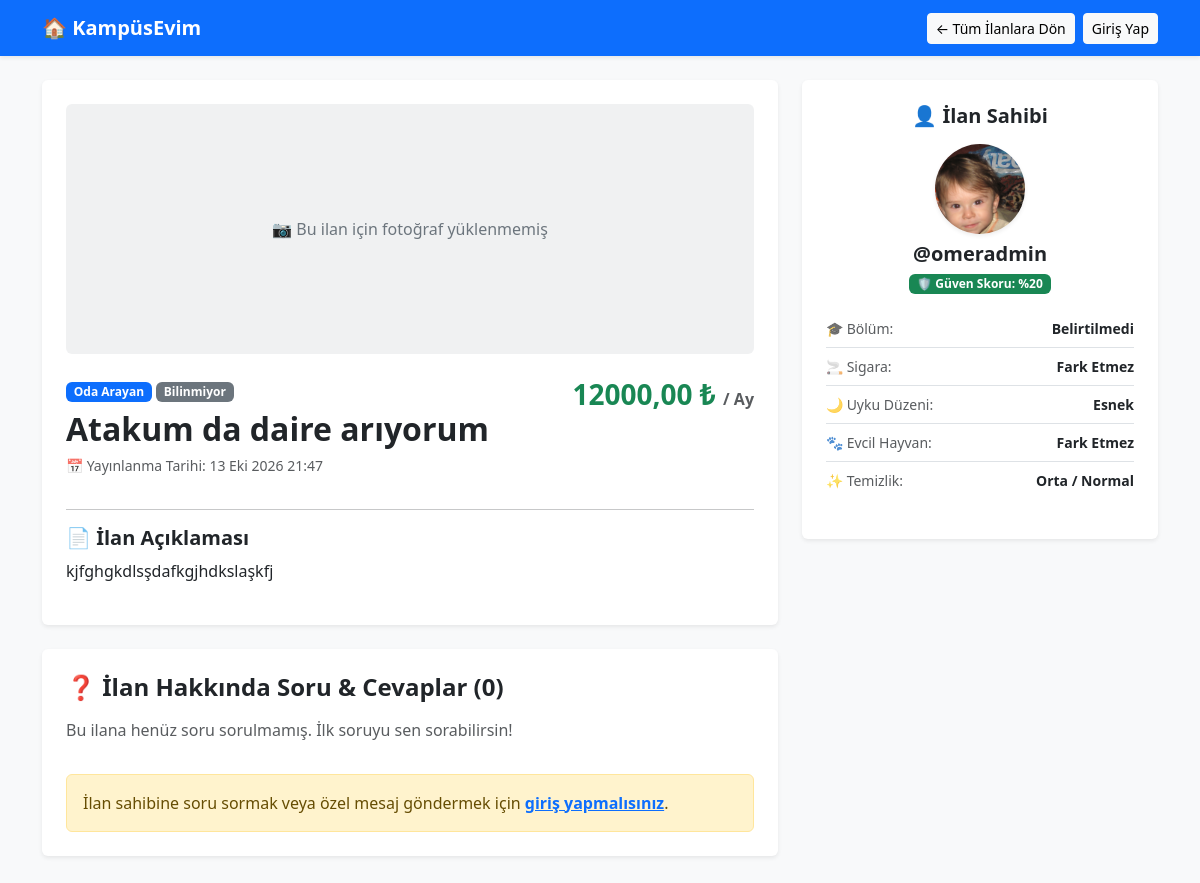
/ilan-detay/1/, run on the app's committed database.
### core/models.py (models this page shows, shortened)
class Ilan(models.Model):
    ILAN_TURLERI = (
        ('Oda Arayan', 'Oda Arayan'),
        ('Ev Arkadaşı Arayan', 'Ev Arkadaşı Arayan'),
    )
    kullanici = models.ForeignKey(Kullanici, on_delete=models.CASCADE)
    baslik = models.CharField(max_length=100)
    aciklama = models.TextField()
    ilan_turu = models.CharField(max_length=50, choices=ILAN_TURLERI)
    fiyat = models.DecimalField(max_digits=10, decimal_places=2)
    oda_sayisi = models.CharField(max_length=20)
    ilan_resmi = models.ImageField(upload_to='ilan_resimleri/', blank=True, null=True, verbose_name="İlan Görseli")
    olusturulma_tarihi = models.DateTimeField(auto_now_add=True)
    is_active = models.BooleanField(default=True)

class KullaniciProfili(models.Model):
    SIGARA_SECENEKLERI = (('Evet', 'Evet'), ('Hayır', 'Hayır'), ('Fark Etmez', 'Fark Etmez'))
    UYKU_SECENEKLERI = (('Erken Yatarım', 'Erken Yatarım'), ('Gece Kuşuyum', 'Gece Kuşuyum'), ('Esnek', 'Esnek'))
    EVCIL_SECENEKLERI = (('Var / Severim', 'Var / Severim'), ('İstemiyorum', 'İstemiyorum'), ('Fark Etmez', 'Fark Etmez'))
    TEMIZLIK_SECENEKLERI = (('Çok Titizim', 'Çok Titizim'), ('Orta / Normal', 'Orta / Normal'), ('Rahatım', 'Rahatım'))
    kullanici = models.OneToOneField(Kullanici, on_delete=models.CASCADE, related_name='profil')
    telefon_numarasi = models.CharField(max_length=15, blank=True, null=True)
    profil_resmi = models.ImageField(upload_to='profil_resimleri/', default='profil_resimleri/default.png', blank=True, null=True)
    bolum = models.CharField(max_length=100, blank=True, null=True, verbose_name="Okuduğunuz Bölüm")
    sigara_kullanimi = models.CharField(max_length=20, choices=SIGARA_SECENEKLERI, default='Fark Etmez')
    uyku_duzeni = models.CharField(max_length=20, choices=UYKU_SECENEKLERI, default='Esnek')
    evcil_hayvan = models.CharField(max_length=20, choices=EVCIL_SECENEKLERI, default='Fark Etmez')
    temizlik_aliskanligi = models.CharField(max_length=20, choices=TEMIZLIK_SECENEKLERI, default='Orta / Normal')
    @property
    def guven_skoru(self):
        skor = 0
        if self.kullanici.email and self.kullanici.email.endswith('.edu.tr'):
            skor += 40
        try:
            if hasattr(self.kullanici, 'sicilbelgesi') and self.kullanici.sicilbelgesi.dosya:
                skor += 40
        except:
            pass
        if self.profil_resmi and 'default.png' not in self.profil_resmi.name:
            skor += 10
        if self.telefon_numarasi:
            skor += 10
        return skor

class Kullanici(AbstractUser):
    dogrulama_kodu = models.CharField(max_length=6, blank=True, null=True)
    eposta_dogrulandi = models.BooleanField(default=False)

### core/views.py (the view)
# urls.py: path('ilan-detay/<int:id>/', views.ilan_detay, name='ilan_detay'),
def ilan_detay(request, id):
    ilan = get_object_or_404(Ilan, id=id)
    sorular = ilan.sorular.all().order_by('-olusturulma_tarihi')
    ilan_sahibi_profili, _ = KullaniciProfili.objects.get_or_create(kullanici=ilan.kullanici)
    eslesme_puani = None
    if request.user.is_authenticated and request.user != ilan.kullanici:
        kullanici_profili, _ = KullaniciProfili.objects.get_or_create(kullanici=request.user)
        eslesme_puani = kullanici_profili.eslesme_puani_hesapla(ilan_sahibi_profili)
    if request.method == 'POST' and request.user.is_authenticated:
        if 'soru_gonder' in request.POST:
            soru_form = IlanSoruForm(request.POST)
            if soru_form.is_valid():
                yeni_soru = soru_form.save(commit=False)
                yeni_soru.ilan = ilan
                yeni_soru.soran = request.user
                yeni_soru.save()
                messages.success(request, "✅ Sorunuz ilan sahibine iletildi.")
                return redirect('ilan_detay', id=ilan.id)
        elif 'cevap_gonder' in request.POST and request.user == ilan.kullanici:
            soru_id = request.POST.get('soru_id')
            cevap_metni = request.POST.get('cevap_metni')
            soru_obj = get_object_or_404(IlanSoru, id=soru_id, ilan=ilan)
            soru_obj.cevap_metni = cevap_metni
            soru_obj.save()
            messages.success(request, "✅ Cevabınız yayınlandı.")
            return redirect('ilan_detay', id=ilan.id)
    else:
        soru_form = IlanSoruForm()
    context = {
        'ilan': ilan,
        'sorular': sorular,
        'soru_form': soru_form,
        'eslesme_puani': eslesme_puani,
        'ilan_sahibi_profili': ilan_sahibi_profili
    }
    return render(request, 'core/ilan_detay.html', context)

### core/templates/core/ilan_detay.html (shortened to what this page needs)
<!DOCTYPE html>
<html lang="tr">
<head>
    <link href="https://cdn.jsdelivr.net/npm/bootstrap@5.3.0/dist/css/bootstrap.min.css" rel="stylesheet">
</head>
<body class="bg-light">
    <nav class="navbar navbar-expand-lg navbar-dark bg-primary shadow-sm mb-4">
        <div class="container">
            <a class="navbar-brand fw-bold" href="{% url 'ana_sayfa' %}">🏠 KampüsEvim</a>
            <div class="d-flex gap-2">
                <a href="{% url 'ilanlar' %}" class="btn btn-light btn-sm">← Tüm İlanlara Dön</a>
                {% if request.user.is_authenticated %}
                    <a href="{% url 'mesajlar_kutusu' %}" class="btn btn-info btn-sm text-white">💬 Mesajlarım</a>
                    <a href="{% url 'profil' %}" class="btn btn-outline-light btn-sm">Profilim</a>
                {% else %}
                    <a href="{% url 'giris_yap' %}" class="btn btn-light btn-sm">Giriş Yap</a>
                {% endif %}
            </div>
        </div>
    </nav>
    <div class="container pb-5">
        <div class="row g-4">
            <div class="col-lg-8">
                <div class="card shadow-sm border-0 p-4 mb-4">
                    {% if ilan.ilan_resmi %}
                        <img src="{{ ilan.ilan_resmi.url }}" alt="{{ ilan.baslik }}" class="img-fluid rounded mb-4 shadow-sm" style="max-height: 450px; width: 100%; object-fit: cover;">
                    {% else %}
                        <div class="bg-secondary bg-opacity-10 text-secondary rounded d-flex align-items-center justify-content-center mb-4" style="height: 250px;">
                            <span>📷 Bu ilan için fotoğraf yüklenmemiş</span>
                        </div>
                    {% endif %}
                    <div class="d-flex justify-content-between align-items-start mb-3">
                        <div>
                            <span class="badge bg-primary mb-2">{{ ilan.ilan_turu }}</span>
                            <span class="badge bg-secondary mb-2">{{ ilan.oda_sayisi }}</span>
                            <h2 class="fw-bold mb-1">{{ ilan.baslik }}</h2>
                            <small class="text-muted">📅 Yayınlanma Tarihi: {{ ilan.olusturulma_tarihi|date:"d M Y H:i" }}</small>
                        </div>
                        <div class="text-end">
                            <h3 class="text-success fw-bold mb-0">{{ ilan.fiyat }} ₺ <small class="fs-6 text-muted">/ Ay</small></h3>
                        </div>
                    </div>
                    <hr>
                    <h5 class="fw-bold">📄 İlan Açıklaması</h5>
                    <p style="white-space: pre-line; line-height: 1.7;">{{ ilan.aciklama }}</p>
                </div>
                <div class="card shadow-sm border-0 p-4">
                    <h4 class="fw-bold mb-3">❓ İlan Hakkında Soru & Cevaplar ({{ sorular.count }})</h4>
                    {% for s in sorular %}
                        <div class="border rounded p-3 mb-3 bg-light">
                            <div class="d-flex justify-content-between">
                                <strong class="text-primary">@{{ s.soran.username }} sordu:</strong>
                                <small class="text-muted">{{ s.olusturulma_tarihi|date:"d M Y H:i" }}</small>
                            </div>
                            <p class="mb-2 mt-1">{{ s.soru_metni }}</p>
                            {% if s.cevap_metni %}
                                <div class="mt-2 p-3 bg-white rounded border-start border-4 border-success">
                                    <strong class="text-success">🏠 İlan Sahibinin Cevabı (@{{ ilan.kullanici.username }}):</strong>
                                    <p class="mb-0 mt-1">{{ s.cevap_metni }}</p>
                                </div>
                            {% elif request.user == ilan.kullanici %}
                                <form method="POST" class="mt-2">
                                    {% csrf_token %}
                                    <input type="hidden" name="soru_id" value="{{ s.id }}">
                                    <div class="input-group">
                                        <input type="text" name="cevap_metni" class="form-control" placeholder="Bu soruya cevap yazın..." required>
                                        <button type="submit" name="cevap_gonder" class="btn btn-success">Cevapla</button>
                                    </div>
                                </form>
                            {% else %}
                                <small class="text-muted fst-italic">⏳ İlan sahibinin cevabı bekleniyor...</small>
                            {% endif %}
                        </div>
                    {% empty %}
                        <p class="text-muted">Bu ilana henüz soru sorulmamış. İlk soruyu sen sorabilirsin!</p>
                    {% endfor %}
                    {% if request.user.is_authenticated and request.user != ilan.kullanici %}
                        <hr>
                        <form method="POST" class="mt-3">
                            {% csrf_token %}
                            <div class="mb-3">
                                <label class="form-label fw-bold">İlan Sahibine Soru Sor:</label>
                                {{ soru_form.soru_metni }}
                            </div>
                            <button type="submit" name="soru_gonder" class="btn btn-primary fw-bold">❓ Soruyu Gönder</button>
                        </form>
                    {% elif not request.user.is_authenticated %}
                        <div class="alert alert-warning mb-0 mt-3">
                            İlan sahibine soru sormak veya özel mesaj göndermek için <a href="{% url 'giris_yap' %}" class="fw-bold">giriş yapmalısınız</a>.
                        </div>
                    {% endif %}
                </div>
            </div>
            <div class="col-lg-4">
                <div class="card shadow-sm border-0 p-4 mb-4">
                    <h5 class="fw-bold mb-3 text-center">👤 İlan Sahibi</h5>
                    <div class="text-center mb-3">
                        {% if ilan_sahibi_profili.profil_resmi %}
                            <img src="{{ ilan_sahibi_profili.profil_resmi.url }}" class="rounded-circle mb-2 shadow-sm" style="width: 90px; height: 90px; object-fit: cover;">
                        {% endif %}
                        <h5 class="fw-bold mb-0">@{{ ilan.kullanici.username }}</h5>
                        <span class="badge bg-success">🛡️ Güven Skoru: %{{ ilan_sahibi_profili.guven_skoru }}</span>
                    </div>
                    <ul class="list-group list-group-flush small mb-3">
                        <li class="list-group-item d-flex justify-content-between px-0">
                            <span class="text-muted">🎓 Bölüm:</span>
                            <strong>{{ ilan_sahibi_profili.bolum|default:"Belirtilmedi" }}</strong>
                        </li>
                        <li class="list-group-item d-flex justify-content-between px-0">
                            <span class="text-muted">🚬 Sigara:</span>
                            <strong>{{ ilan_sahibi_profili.sigara_kullanimi }}</strong>
                        </li>
                        <li class="list-group-item d-flex justify-content-between px-0">
                            <span class="text-muted">🌙 Uyku Düzeni:</span>
                            <strong>{{ ilan_sahibi_profili.uyku_duzeni }}</strong>
                        </li>
                        <li class="list-group-item d-flex justify-content-between px-0">
                            <span class="text-muted">🐾 Evcil Hayvan:</span>
                            <strong>{{ ilan_sahibi_profili.evcil_hayvan }}</strong>
                        </li>
                        <li class="list-group-item d-flex justify-content-between px-0">
                            <span class="text-muted">✨ Temizlik:</span>
                            <strong>{{ ilan_sahibi_profili.temizlik_aliskanligi }}</strong>
                        </li>
                    </ul>
                </div>
            </div>
        </div>
    </div>
</body>
</html>

### data on the page
Ilan: ilan_turu "Oda Arayan", oda_sayisi "Bilinmiyor", baslik "Atakum da daire arıyorum", olusturulma_tarihi "13 Eki 2026 21:47", fiyat "12000,00", aciklama "kjfghgkdlsşdafkgjhdkslaşkfj", kullanici.username "omeradmin"
KullaniciProfili: profil_resmi (picture), guven_skoru "20", bolum "Belirtilmedi", sigara_kullanimi "Fark Etmez", uyku_duzeni "Esnek", evcil_hayvan "Fark Etmez", temizlik_aliskanligi "Orta / Normal"

### other printed values
{{ sorular.count }} "0"
